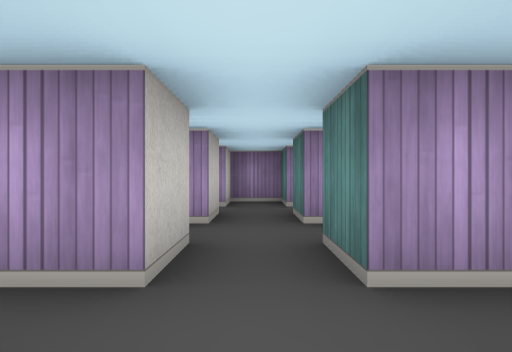
[1] (above)

24 first-person views from a walk through a cub3D level. The camera is about half as high as the walls, looks level and sees 75° across. The floor is counted in squares. Each view is taken from the middle of a square. On the plan, view 1 faces up. The plan holds only what a view shows up to about 9 squares ahead; the rest is blank.

[2]
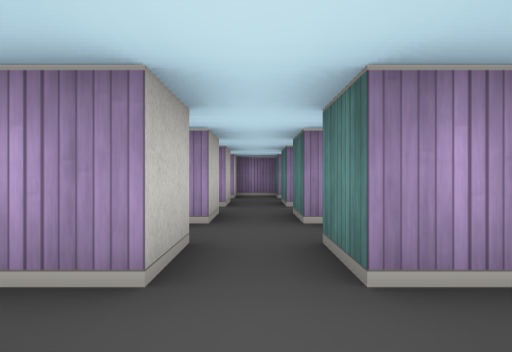

[3]
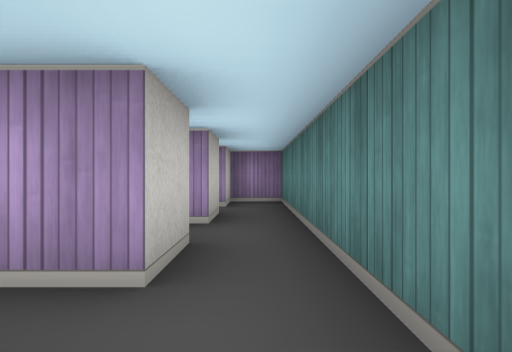

[4]
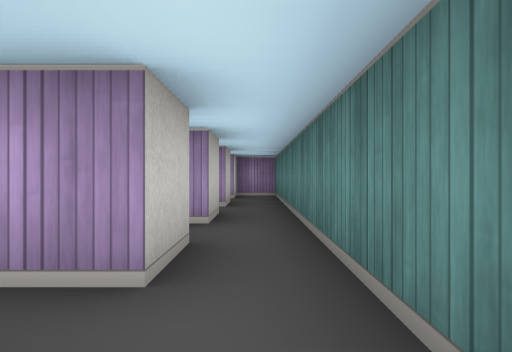

[5]
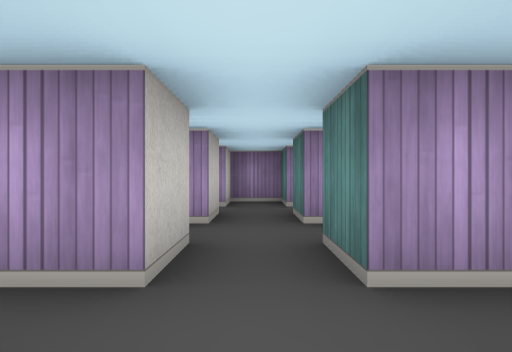

[6]
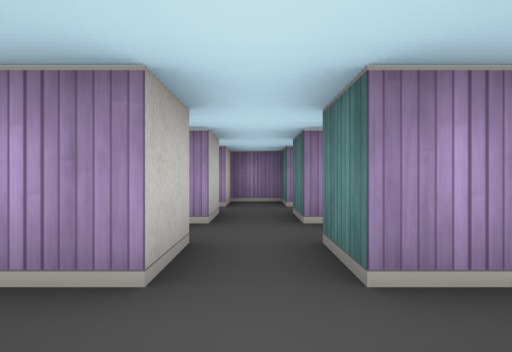

[7]
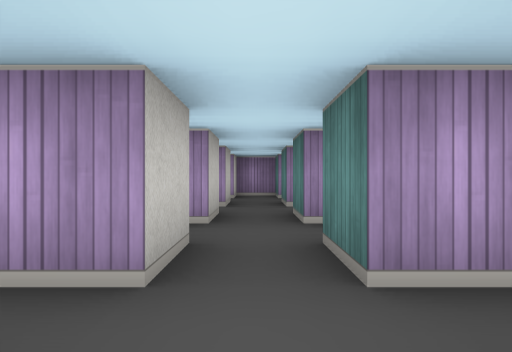

[8]
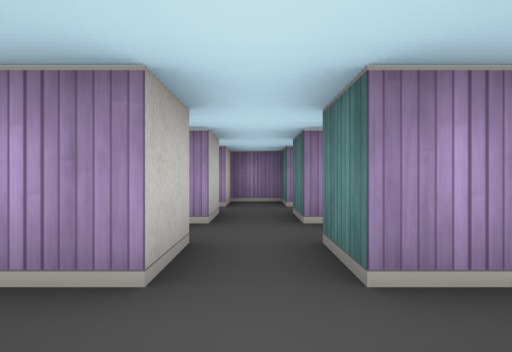

[9]
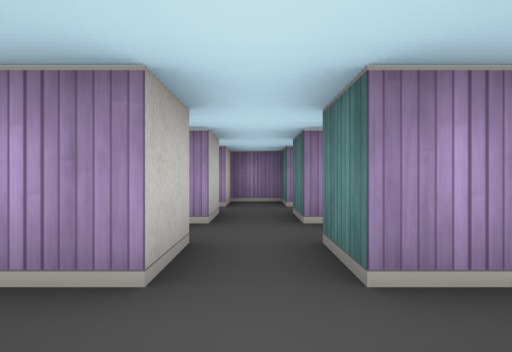

[10]
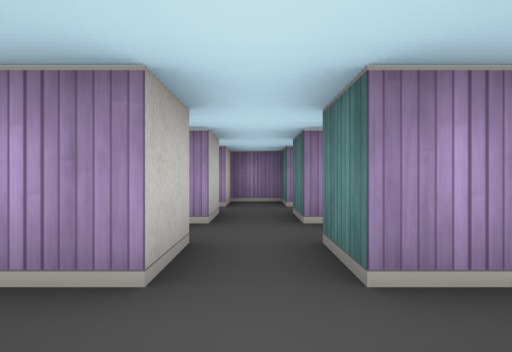

[11]
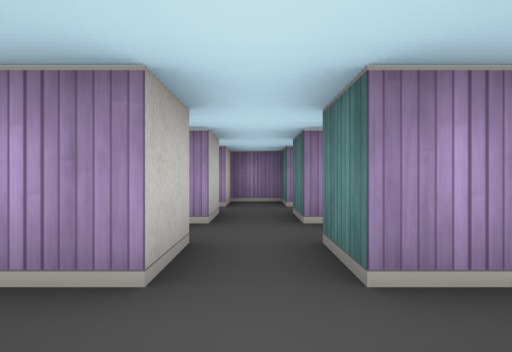

[12]
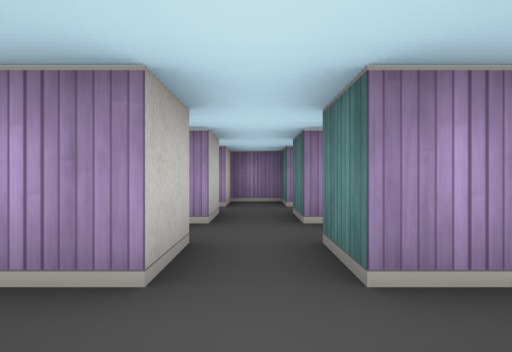

[13]
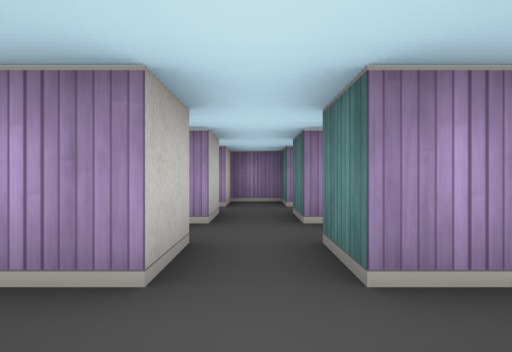

[14]
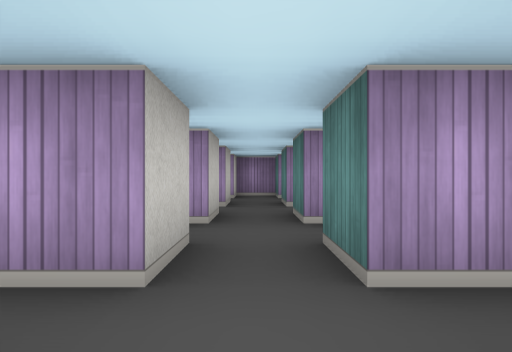

[15]
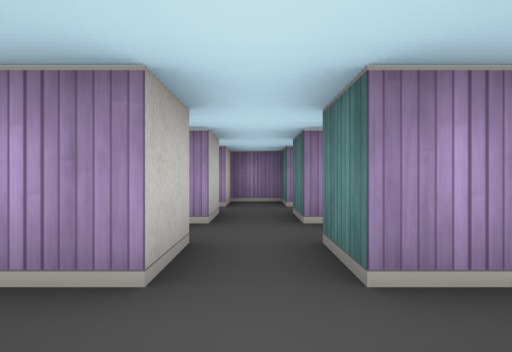

[16]
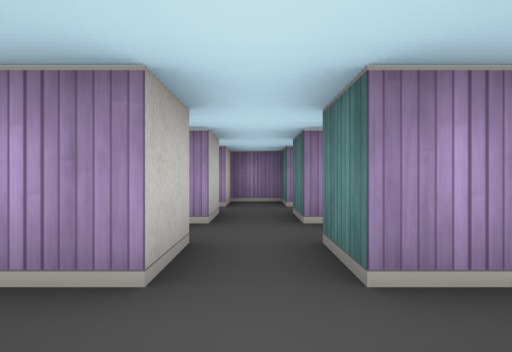

[17]
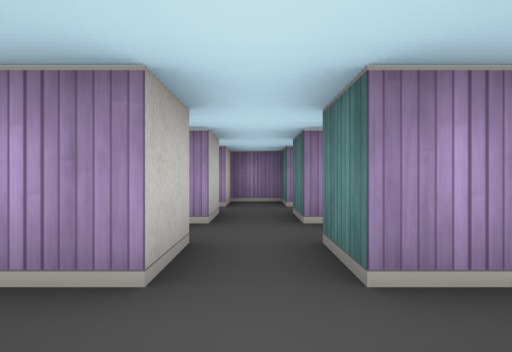

[18]
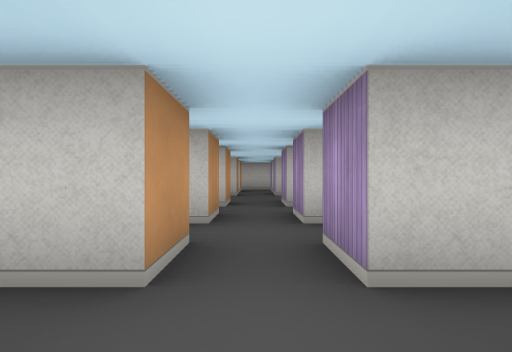

[19]
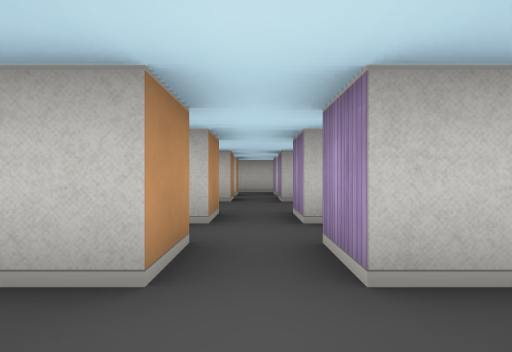

[20]
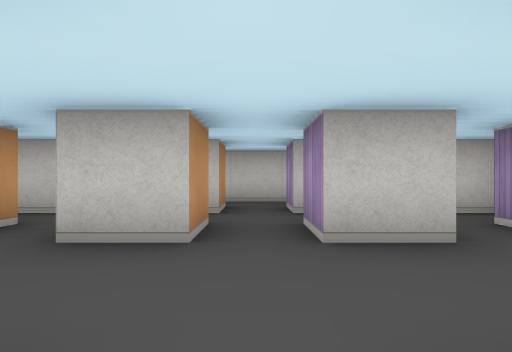

[21]
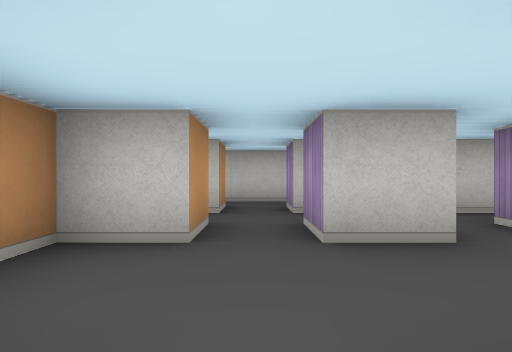

[22]
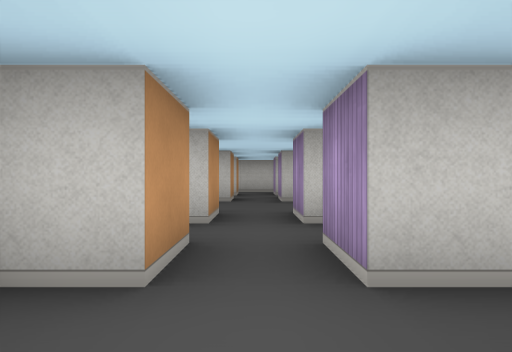

[23]
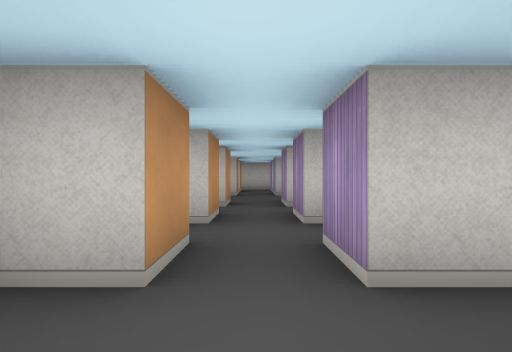

[24]
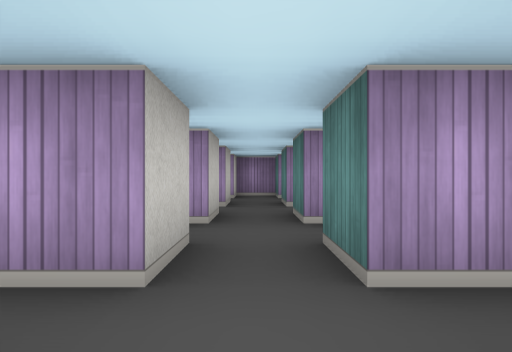

### Floor plan
Key: @ floor where view 1 was taken; # wall or solid block; . floor.
Columns run from 34 left of view 1 to 3 right of it. Each row starts with its distance up from view 1.
  7            ###########################
  6   #.#      #.#.#.#.#.#.#.#.#.#.#.#.#.#
  5    ...     ..........................#
  4 #.#.#..#.#.#.#.#.#.#.#.#.#.#.#.#.#.#.#
  3 #....................................#
  2 # #.#..#.#.#.#.#.#.#.#.#.#.#.#.#.#.#.#
  1 #  ...     ..........................#
  0 #.#.#..#.#.#.#.#.#.#. . . . .#.#.#@#.#
 -1 #............... ...         ... ....#
 -2 # #.#..#.#.#. .   .           .   . .
 -3     ##

Where each view was taken, in squares from view 1:
view 1: 0 up, 0 right, facing up
view 2: 2 down, 0 right, facing up
view 3: 0 up, 2 right, facing up
view 4: 2 down, 2 right, facing up
view 5: 0 up, 2 left, facing up
view 6: 0 up, 4 left, facing up
view 7: 2 down, 4 left, facing up
view 8: 0 up, 6 left, facing up
view 9: 0 up, 8 left, facing up
view 10: 0 up, 10 left, facing up
view 11: 0 up, 12 left, facing up
view 12: 0 up, 14 left, facing up
view 13: 0 up, 16 left, facing up
view 14: 2 down, 16 left, facing up
view 15: 0 up, 18 left, facing up
view 16: 0 up, 20 left, facing up
view 17: 0 up, 22 left, facing up
view 18: 3 up, 21 left, facing left
view 19: 3 up, 23 left, facing left
view 20: 3 up, 27 left, facing left
view 21: 1 down, 27 left, facing left
view 22: 1 down, 23 left, facing left
view 23: 1 down, 21 left, facing left
view 24: 2 down, 20 left, facing up
